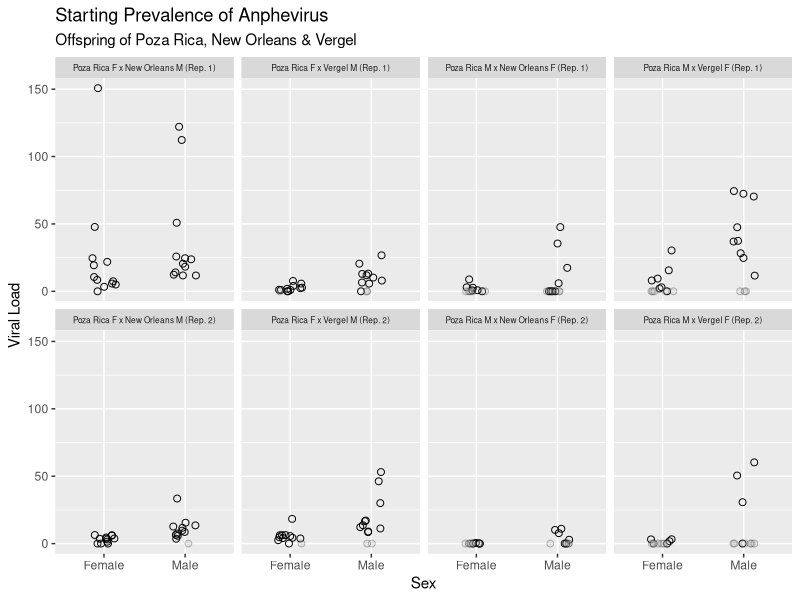
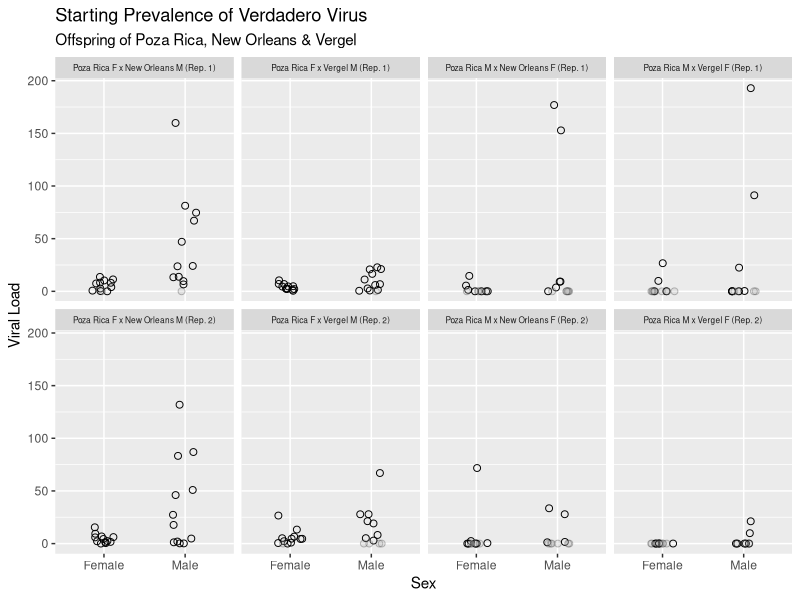
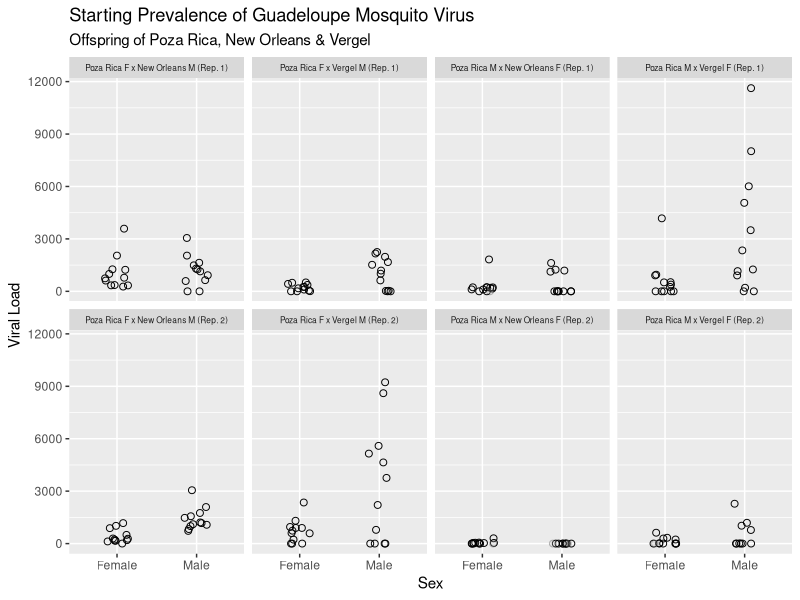
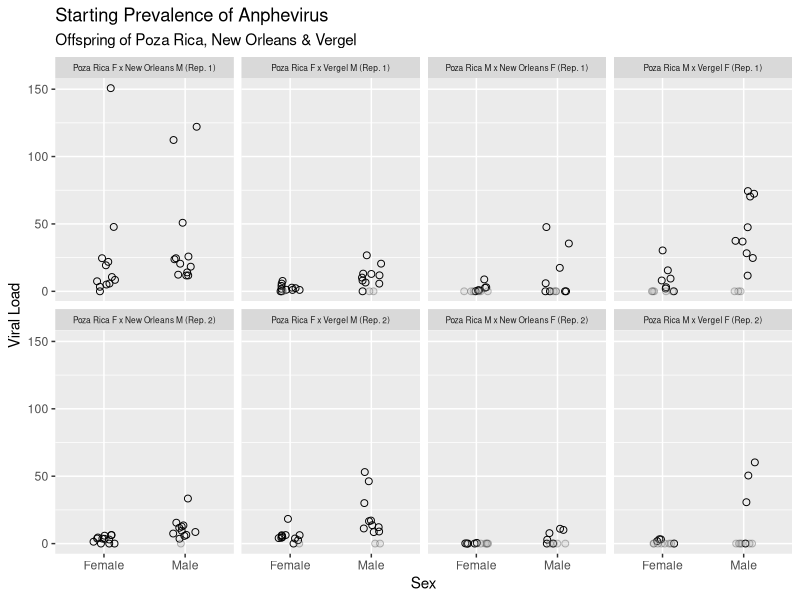
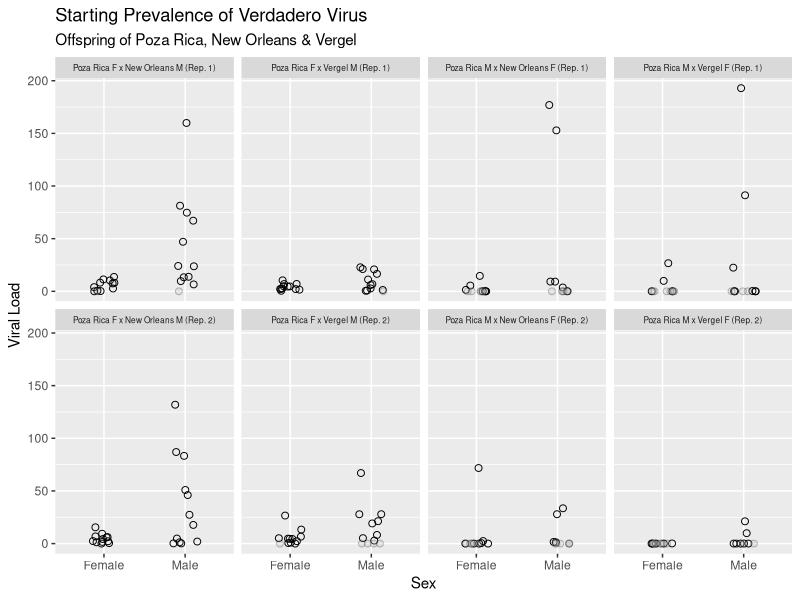
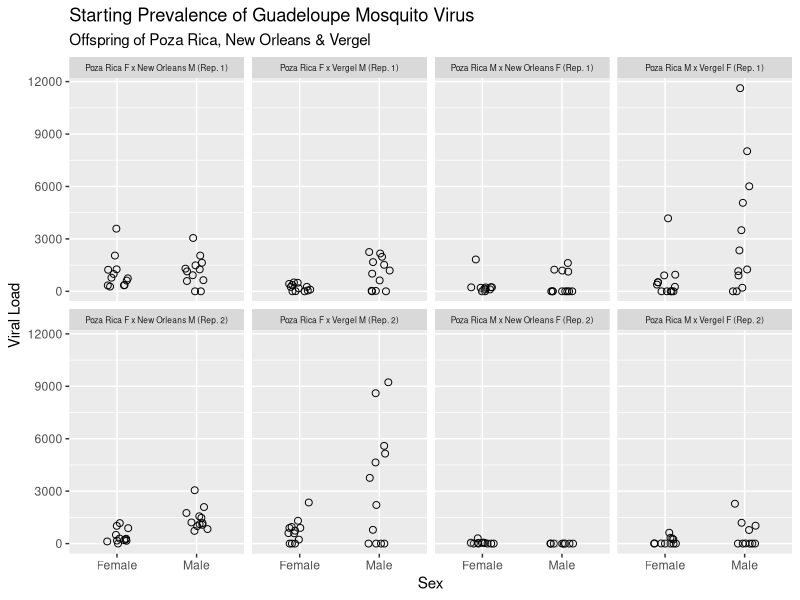

These charts were generated, in order, by the following R code:
library(tidyverse)
library(readxl)

# Offspring Anphevirus

df <- read_excel("Off_Anphe_PR.xlsx")

ggplot() + geom_jitter(data = filter(df, Virus_TF == "T"), 
                       mapping = aes(x= Sex, y= Viral_Load), 
                       width=0.15, height = 0, shape=21, size=2) +
  geom_jitter(data = filter(df, Virus_TF == "F"),
              mapping = aes(x=Sex, y=1e-2),
              width=0.15, height = 0, shape=21, fill="grey70", color="black", size=2, alpha=0.25) +
  facet_wrap(~factor(Name, levels = c("Poza Rica F x New Orleans M (Rep. 1)", "Poza Rica F x Vergel M (Rep. 1)", "Poza Rica M x New Orleans F (Rep. 1)", "Poza Rica M x Vergel F (Rep. 1)", 
                                      "Poza Rica F x New Orleans M (Rep. 2)", "Poza Rica F x Vergel M (Rep. 2)", "Poza Rica M x New Orleans F (Rep. 2)",
                     "Poza Rica M x Vergel F (Rep. 2)")), nrow = 2) +
  theme(strip.text.x = element_text(size = 6)) +
  ylab("Viral Load") + 
  ggtitle("Starting Prevalence of Anphevirus", subtitle = "Offspring of Poza Rica, New Orleans & Vergel") +
  theme(legend.position = "none") 

ggsave("Offspring Anphevirus.pdf", height=6, width=8, units="in")

# Offspring Verdadero Virus

df2 <- read_excel("Off_Verdadero_PR.xlsx")

ggplot() + geom_jitter(data = filter(df2, Virus_TF == "T"), 
                       mapping = aes(x= Sex, y= Viral_Load), 
                       width=0.15, height = 0, shape=21, size=2) +
  geom_jitter(data = filter(df2, Virus_TF == "F"),
              mapping = aes(x=Sex, y=1e-2),
              width=0.15, height = 0, shape=21, fill="grey70", color="black", size=2, alpha=0.25) +
  facet_wrap(~factor(Name, levels = c("Poza Rica F x New Orleans M (Rep. 1)", "Poza Rica F x Vergel M (Rep. 1)", "Poza Rica M x New Orleans F (Rep. 1)", "Poza Rica M x Vergel F (Rep. 1)", 
                                      "Poza Rica F x New Orleans M (Rep. 2)", "Poza Rica F x Vergel M (Rep. 2)", "Poza Rica M x New Orleans F (Rep. 2)",
                                      "Poza Rica M x Vergel F (Rep. 2)")), nrow = 2) +
  theme(strip.text.x = element_text(size = 6)) +
  ylab("Viral Load") + 
  ggtitle("Starting Prevalence of Verdadero Virus", subtitle = "Offspring of Poza Rica, New Orleans & Vergel") +
  theme(legend.position = "none") 

ggsave("Offspring Verdadero.pdf", height=6, width=8, units="in")

# Offspring Guadeloupe Mosquito Virus

df3 <- read_excel("Off_GMV_PR.xlsx")

ggplot() + geom_jitter(data = filter(df3, Virus_TF == "T"), 
                       mapping = aes(x= Sex, y= Viral_Load), 
                       width=0.15, height = 0, shape=21, size=2) +
  geom_jitter(data = filter(df3, Virus_TF == "F"),
              mapping = aes(x=Sex, y=1e-2),
              width=0.15, height = 0, shape=21, fill="grey70", color="black", size=2, alpha=0.25) +
  facet_wrap(~factor(Name, levels = c("Poza Rica F x New Orleans M (Rep. 1)", "Poza Rica F x Vergel M (Rep. 1)", "Poza Rica M x New Orleans F (Rep. 1)", "Poza Rica M x Vergel F (Rep. 1)", 
                                      "Poza Rica F x New Orleans M (Rep. 2)", "Poza Rica F x Vergel M (Rep. 2)", "Poza Rica M x New Orleans F (Rep. 2)",
                                      "Poza Rica M x Vergel F (Rep. 2)")), nrow = 2) +
  theme(strip.text.x = element_text(size = 6)) +
  ylab("Viral Load") + 
  ggtitle("Starting Prevalence of Guadeloupe Mosquito Virus", subtitle = "Offspring of Poza Rica, New Orleans & Vergel") +
  theme(legend.position = "none") 

ggsave("Offspring GMV.pdf", height=6, width=8, units="in")
